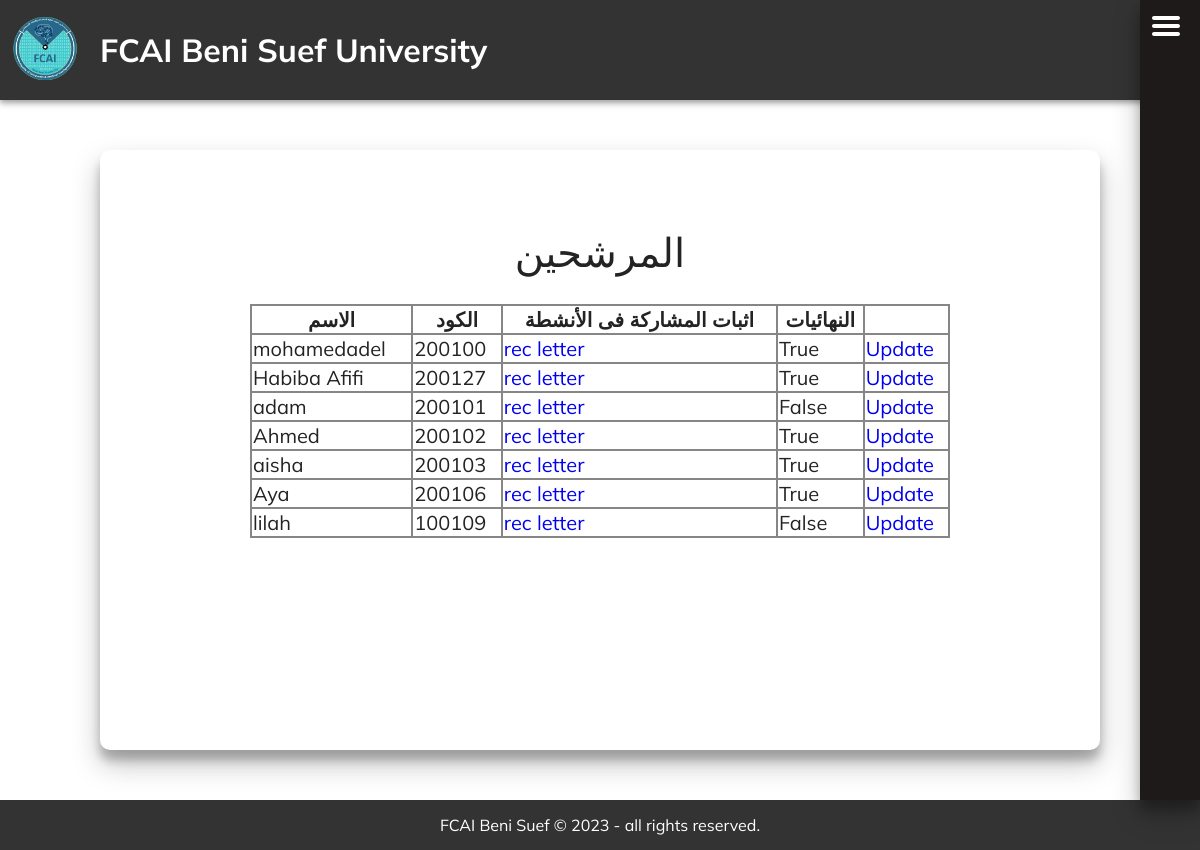
The page /list_nominee/ (signed in) on the database as committed earlier.
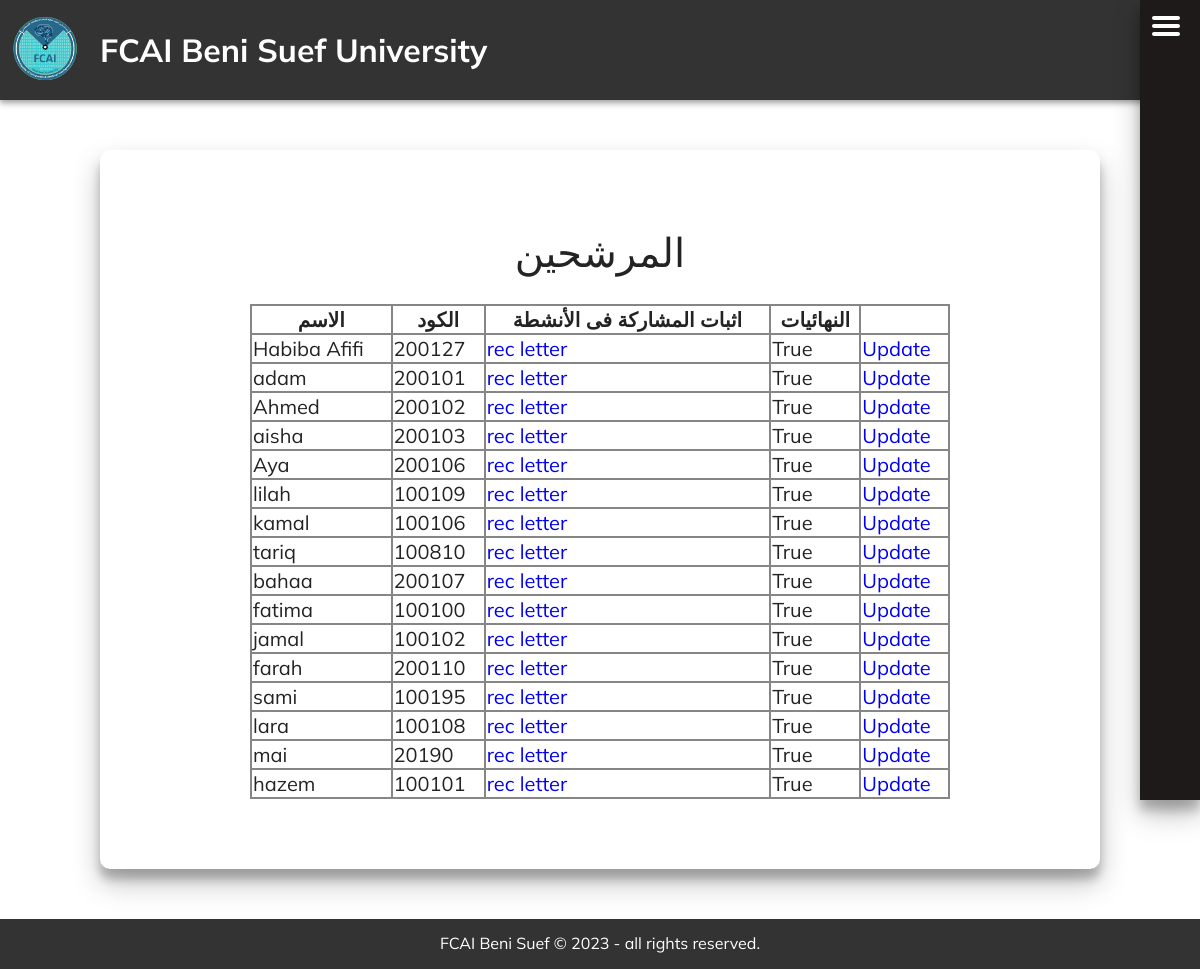
The same page on the database as committed later.
### training/models.py (models this page shows, shortened)
class Nominee_user(models.Model):
    UserModelKey = models.OneToOneField(User_Model, on_delete=models.CASCADE)
    phone_no = models.IntegerField()
    email = models.EmailField(max_length=50)
    community = models.CharField(max_length= 32, choices=[('1', 'اللجنة العلمية'),
                                           ('2', 'اللجنة الرياضية'),
                                           ('3', 'اللجنة الاجتماعية'),
                                           ('4', 'أسرة الجوالة و الخدمات'),
                                           ('5', 'اللجنة الثقافية'),
                                           ('6', 'اللجنة الفنية'),
                                           ('7', 'لجنة الاسر و الرحلات')
                                  ], default='1')
    rec_letter = models.FileField()
    final_list = models.BooleanField(default=False)
    role = models.CharField(max_length=25, choices=[('1', 'لم يحدد'),
                                           ('2', 'عضو'),
                                           ('3', 'أمين لجنة على مستوى الكلية'),
                                           ('4', 'مساعد أمين لجنة على مستوى الكلية'),
                                           ('5', 'نائب رئيس اتحاد طلاب الكلية'),
                                           ('6', 'رئيس اتحاد طلاب الكلية'),
                                           ('7', 'أمين لجنة على مستوى الجامعة'),
                                           ('8', 'مساعد أمين لجنة على مستوى الجامعة'),
                                           ('9', 'نائب رئيس اتحاد طلاب الجامعة'),
                                           ('10', 'رئيس اتحاد طلاب الجامعة'),
                                  ], default = "1")
    communityMemberElections = models.BooleanField(default=False)
    collegeCommunityTrusteeOreHelperElections = models.BooleanField(default=False)
    collegeStudentUnionPresidentOrViceElections = models.BooleanField(default=False)
    universityElections = models.BooleanField(default=False)
    communityMemberElectionsNumOfVotes = models.IntegerField(default=0)
    collegeCommunityTrusteeOreHelperElectionsNumOfVotes = models.IntegerField(default=0)
    collegeStudentUnionPresidentOrViceElectionsNumOfVotes = models.IntegerField(default=0)
    universityElectionsNumOfVotes =  models.IntegerField(default=0)
    def __str__(self):
        return str(self.UserModelKey.Name)

class User_Model(models.Model):
    Userkey = models.OneToOneField(User, on_delete=models.CASCADE)
    Name = models.CharField(max_length=50, default="")
    Student_id = models.IntegerField(unique=True)
    address = models.CharField(max_length=200, null=True)
    birthdate = models.DateField(null=True)
    college = models.CharField(max_length=20, choices=[('1', 'كلية الحاسبات و الذكاء الاصطناعى'),
                                           ('2', 'كلية الهندسة'),
                                            ('3', 'كلية الطب'),
                                            ('4', 'كلية طب الأسنان'),
                                            ('5', 'كلية الطب البيطرى'),
                                           ('6', 'كلية العلوم'),
                                           ('7', 'كلية الصيدلة'),
                                           ('8', 'كلية التمريض'),
                                           ('9', 'كلية التكنولوجيا و التعليم'),
                                           ('10', 'كلية الدراسات العليا للعلوم المتقدمة'),
                                           ('11', 'كلية علوم الملاحة و تكنولوجيا الفضاء'),
                                           ('12', 'كلية علوم ذوى الاحتياجات الخاصة'),
                                           ('13', 'كلية علوم الأرض'),
                                           ('14', 'كلية الفنون التطبيقية'),
                                           ('15', 'كلية تكنولوجيا العلوم الصحية التطبيقية'),
                                           ('16', 'كلية الزراعة'),
                                           ('17', 'كلية العلاج الطبيعى'),
                                           ('18', 'كلية الإعلام'),
                                           ('19', 'كلية التجارة'),
                                           ('20', 'كلية الآداب'),
                                           ('21', 'كلية التربية'),
                                            ('22', 'كلية الحقوق'),
                                           ('23', 'كلية التربية الرياضية'),
                                           ('24', 'كلية السياسة و الاقتصاد'),
                                           ('25', 'كلية التربية للطفولة المبكرة'),
                                           ('26', 'كلية الألسن'),
                                           ('27', 'كلية الخدمة الاجتماعية التنموية'),
                                           ('28', 'كلية السياحة و الفنادق'),
                                  ])
    collegeYear = models.IntegerField(null=True)
    Voting_status_1 = models.BooleanField(default=False)
    Voting_status_2 = models.BooleanField(default=False)
    Voting_status_3 = models.BooleanField(default=False)
    Voting_status_4 = models.BooleanField(default=False)

### training/views.py (the view)
# urls.py: path('list_nominee/',
@login_required
def list_nominee(request):
    nominee_list = Nominee_user.objects.all()
    return render(request, 'listnominee.html', {'nominee': nominee_list})

### mysite/context_processors.py (called while the page is built)
def control_content(request):
    return {'access' : Control_content.objects.first()}

### training/templates/listnominee.html (shortened to what this page needs)
{% extends 'base.html' %}
{% block headcontent %}
{% load static %}
{% endblock %}
{% block maincontent %}
<div class ="sharp card large">
        <h1 class="card-name">المرشحين</h1>
        <table class="normal-table">
            <tr>
            <th>
            الاسم
            </th>
            <th>
            الكود
            </th>
            <th>
                اثبات المشاركة فى الأنشطة
            </th>
            <th>
            النهائيات
            </th>
            </tr>
            {%for i in nominee%}
            <tr>
                <td>
                    {{i}}
                </td>
                <td>
                    {{i.UserModelKey.Student_id}}
                </td>
                <td>
                    <a href="{{i.rec_letter.url}}" download>rec letter</a>
                </td>
                <td>
                    {{i.final_list}}
                </td>
                <td align="right">
                    <a href="{%url 'update_nominee' i.UserModelKey.Student_id%}">Update</a>
                </td>
            </tr>
            {%endfor%}
        </table>
    </div>
{% endblock %}

### training/templates/base.html (shortened to what this page needs)
<!DOCTYPE html>
<html lang="en-US">
  <head>
    <link href="https://cdn.jsdelivr.net/npm/select2@4.1.0-rc.0/dist/css/select2.min.css" rel="stylesheet" />
    {% load static %}
    <link rel="stylesheet" href="{% static 'css/normalize.css' %}" />
    <link rel="stylesheet" href="{% static 'css/common.css' %}" />
</head>
  <body>
    <div class="container">
      <header>
        <a href="{% url 'home' %}">
          <img src="{% static 'img/logo.png' %}" alt="logo" class="logo" />
        </a>
        <a href="{% url 'home' %}">
          <h1 id="logotext1">FCAI Beni Suef University</h1>
        </a>
      </header>
      <aside class="main-side-bar main-side-bar-collapsed">
        <a  class="menu-icon">
          <img src="{% static 'img/menu.svg' %}" alt="menu"/>
        </a>
      </aside>
      <section class="main-content">
        {% block maincontent %}
        {% endblock %}
      </section>
      <footer>
        <div id="foot">FCAI Beni Suef © 2023 - all rights reserved.</div>
      </footer>
    </div>
  </body>
</html>

### training/static/css/common.css (style rules this page uses)
.container { display: grid; grid-template-columns: repeat(13, 1fr) auto; grid-template-rows: 100px minmax(calc(100vh - 150px),1fr) 50px; font-family: muli; }
header { grid-area: 1/1/2/15; display: flex; align-items: center; background-color: #333; justify-content: left; padding: 10px; z-index: 2; box-shadow: rgba(0, 0, 0, 0.25) 0px 3px 5px, rgba(0, 0, 0, 0.22) 0px 1px 10px; }
header a { color: #ffffff; }
header a:last-of-type { width: fit-content; margin-left: 20px; }
.logo { height: 70px; }
.main-side-bar { grid-area: 1/14/4/15; background-color: #1e1a1a; display: grid; grid-template-columns: 80px min(250px); grid-template-rows: 180px 1fr; align-items: start; z-index: 2; box-shadow: rgba(0, 0, 0, 0.25) 0px 14px 28px, rgba(0, 0, 0, 0.22) 0px 10px 10px; position: sticky; top:0px; position: sticky; height: 100vh; top:0px; color:rgb(81, 81, 81); }
.main-side-bar-collapsed { overflow: hidden; width: 60px; }
.main-side-bar-collapsed > * { width:0; padding-left:0; border-width: 0; overflow: hidden; }
.menu-icon { grid-area: 1/1/2/2; width: 40px; height: 40px; margin: 10px; z-index: 2; cursor: pointer; }
.main-content { grid-area: 2/1/3/15; display: flex; align-items: center; justify-content: center; flex-wrap: wrap; gap: 50px; z-index: 1; font: 1.2em muli; margin-top: 50px; margin-bottom: 50px; margin-right: 100px; margin-left: 100px; }
.card { display: flex; flex-flow: column; align-items: center; box-shadow: rgba(0, 0, 0, 0.25) 0px 14px 28px, rgba(0, 0, 0, 0.22) 0px 10px 10px; padding: 50px 0 50px; font: 25px muli; color:rgb(35, 35, 35); }
.card-name { font: 40px muli; color:rgb(35, 35, 35); }
.sharp { border-radius: 10px; }
.large { min-width: 500px; width: 100%; max-width: 100%; min-height: 500px; }
.normal-table { min-width: 400px; width:70%; min-height: 100px; z-index: 1; margin-bottom: 20px; font: 80% muli; border-collapse: collapse; border: 2px solid rgb(134, 134, 134); }
table td + td { border-left:2px solid rgb(134, 134, 134); }
th { text-align: center; border:2px solid rgb(134, 134, 134); }
td { text-align: left; border:2px solid rgb(134, 134, 134); }
footer { grid-area: 3/1/4/15; background-color: #333; color: rgb(255, 255, 255); display: flex; align-items: center; justify-content: center; z-index: 1; }

Rows that differ between the two databases and show on the page:
removed Nominee_user: UserModelKey.Name "mohamedadel", UserModelKey.Student_id "200100", final_list "True"
changed Nominee_user "adam": final_list "False" → "True"
changed Nominee_user "lilah": final_list "False" → "True"
added Nominee_user: UserModelKey.Name "kamal", UserModelKey.Student_id "100106", final_list "True"
added Nominee_user: UserModelKey.Name "tariq", UserModelKey.Student_id "100810", final_list "True"
added Nominee_user: UserModelKey.Name "bahaa", UserModelKey.Student_id "200107", final_list "True"
added Nominee_user: UserModelKey.Name "fatima", UserModelKey.Student_id "100100", final_list "True"
added Nominee_user: UserModelKey.Name "jamal", UserModelKey.Student_id "100102", final_list "True"
added Nominee_user: UserModelKey.Name "farah", UserModelKey.Student_id "200110", final_list "True"
added Nominee_user: UserModelKey.Name "sami", UserModelKey.Student_id "100195", final_list "True"
added Nominee_user: UserModelKey.Name "lara", UserModelKey.Student_id "100108", final_list "True"
added Nominee_user: UserModelKey.Name "mai", UserModelKey.Student_id "20190", final_list "True"
added Nominee_user: UserModelKey.Name "hazem", UserModelKey.Student_id "100101", final_list "True"
